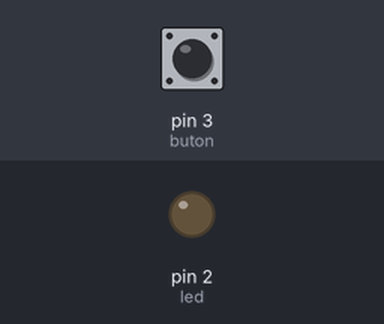
Simulated run of this sketch. Board: Arduino Uno, built with avr-gcc and run on an emulated ATmega328P. Parts: output pins drawn as LEDs (lit = HIGH). The inputs (shaded band) are chosen by the test bench; at power-on: pin 3 (buton) LOW.

Above: at 1.2 s.
1.3 s: pin 3 (buton) pulled HIGH for 0.15 s
At 1.37 s:
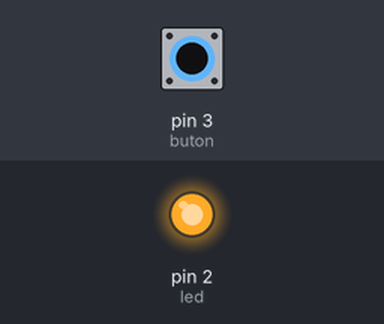
2.9 s: pin 3 (buton) pulled HIGH for 3.2 s
At 6.6 s:
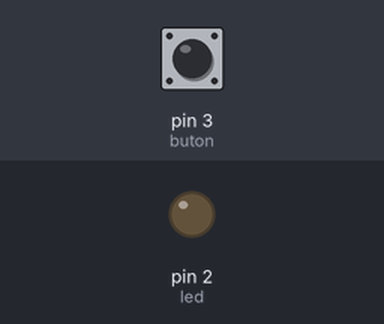
Timing chart, 0 to 8.1 s (numbered marks = the images above; inputs shaded):
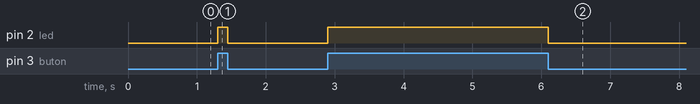

Measured:
- after the input at 1.3 s, pin 2 (led): LOW → HIGH at once, → LOW 0.15 s later
- after the input at 2.9 s, pin 2 (led): LOW → HIGH at once, → LOW 3.2 s later

The sketch:

ButonKullanimi.ino
```cpp
int led=2;
int buton=3;

void setup() {

pinMode(led,OUTPUT);
pinMode(buton,INPUT);

}

void loop() {

int butondurumu=digitalRead(buton);
if (butondurumu==HIGH)
{
  digitalWrite(led,HIGH);
  }
else {
    digitalWrite(led,LOW);
  }

}
```
